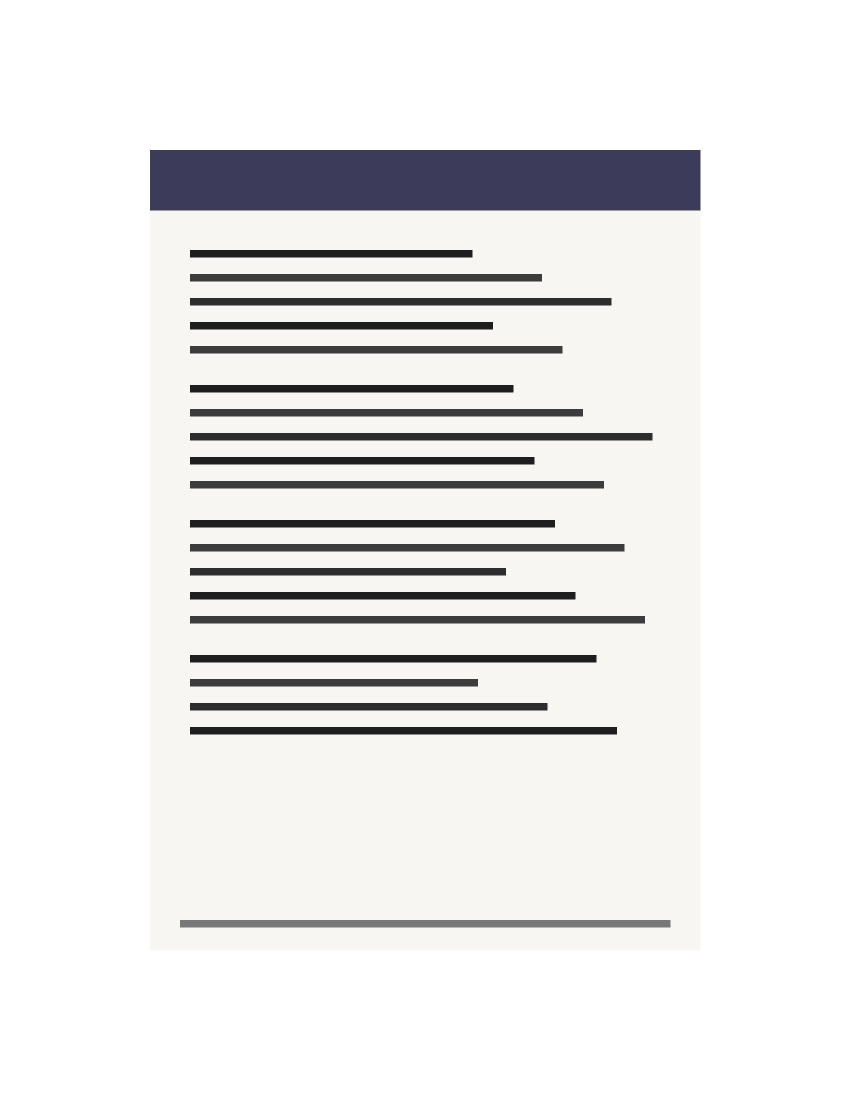
#> input picture testing/manual/01_auto_crop/scan_01.jpg, 1700 x 2200 px (shown at 1/2 size)
$ python crop_images.py
#> lines starting #> are read from the running program, lines starting #| are printed output that depends on the picture; after the words box and inside, x2 and y2 are one past the last pixel; in counts of white or black regions, pixels touching at a corner belong together
#> the answer given: ../../testing/manual/01_auto_crop
from PIL import Image
import cv2
import os
import shutil
from tkinter import Tk, filedialog

# Function to find large non-white object and save the cropped image
def find_large_non_white_object(input_path, output_folder, min_size=(50, 50), max_contours=100):
    # Read DPI metadata with Pillow
#> called with min_size = (50, 50), max_contours = 100
    pil_image = Image.open(input_path)
#> pil_image is the input picture: PIL image 1700x2200 RGB; mean R, G, B 232.5, 232.1, 231.7
    dpi = pil_image.info.get('dpi')
#> dpi = (200, 200)
    pil_image.close()

    image = cv2.imread(input_path)
    if image is None:
        raise ValueError("Image not found or path is incorrect")

    height, width = image.shape[:2]
#> height = 2200; width = 1700

    # Convert to grayscale
    gray_image = cv2.cvtColor(image, cv2.COLOR_BGR2GRAY)
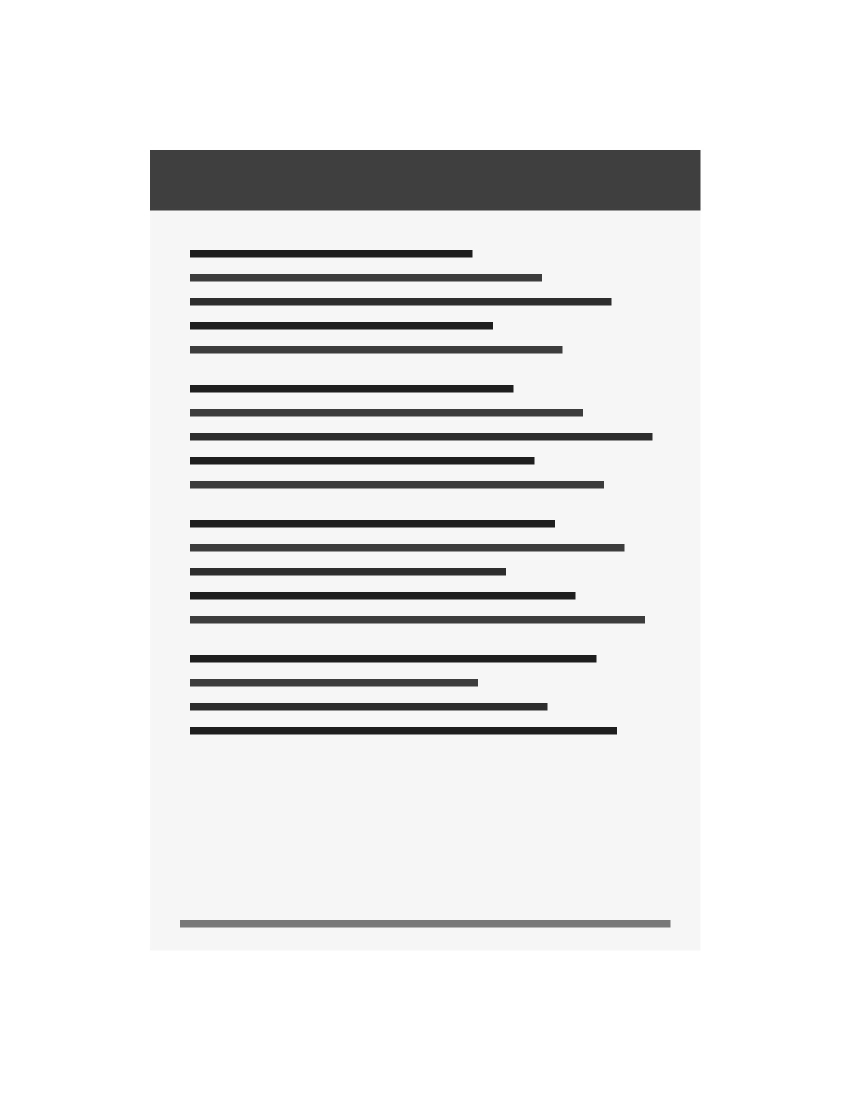
#> gray_image: shape (2200, 1700) (shown at 1/2 size); min 21, max 255, mean 232.3

    # Threshold to find non-white areas
    _, thresh_image = cv2.threshold(gray_image, 253, 255, cv2.THRESH_BINARY_INV)
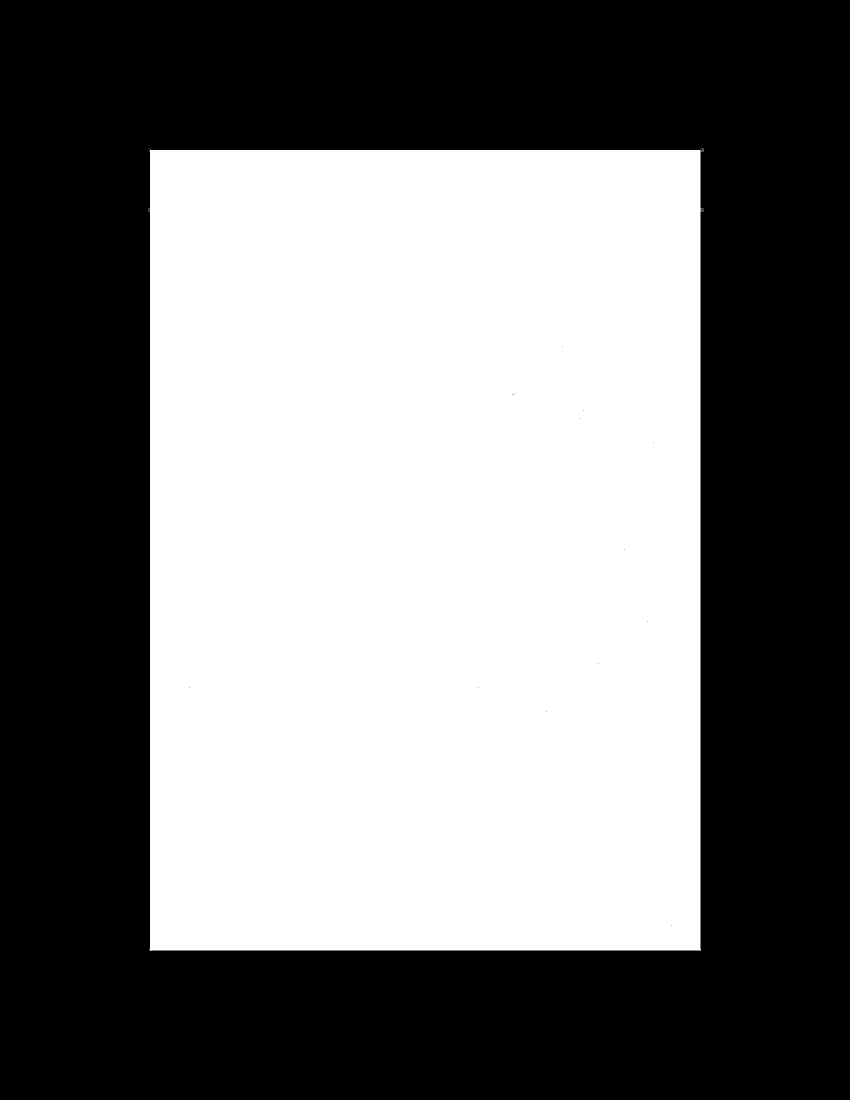
#> thresh_image: shape (2200, 1700) (shown at 1/2 size); 47.1% white; 18 white regions (17 under 20 px)

    # Find contours
    contours, _ = cv2.findContours(thresh_image, cv2.RETR_EXTERNAL, cv2.CHAIN_APPROX_SIMPLE)
#> contours = 18 contours, 17 with area under 20; largest, box (x1, y1, x2, y2) and area: (296, 299, 1404, 1902) 1760014

    # Filter and sort contours by area
    large_contours = [cnt for cnt in contours if cv2.contourArea(cnt) >= min_size[0] * min_size[1]]
#> large_contours = 1 contour; box (x1, y1, x2, y2) and area: (296, 299, 1404, 1902) 1760014
    large_contours = sorted(large_contours, key=cv2.contourArea, reverse=True)[:max_contours]

    os.makedirs(output_folder, exist_ok=True)

    if not contours:
        return None, "image appears blank or fully white — nothing to crop"

    if not large_contours:
        return None, f"something was found but it's too small to crop (minimum {min_size[0]}×{min_size[1]}px)"

    x, y, w, h = cv2.boundingRect(large_contours[0])
#> x = 296; y = 299; w = 1108; h = 1603

    # 2.5% of object size, clamped between 15px and 100px
    padding_x = max(15, min(100, int(0.025 * w)))
#> padding_x = 27
    padding_y = max(15, min(100, int(0.025 * h)))
#> padding_y = 40

    x_padded = max(x - padding_x, 0)
#> x_padded = 269
    y_padded = max(y - padding_y, 0)
#> y_padded = 259
    w_padded = min(w + 2 * padding_x, width - x_padded)
#> w_padded = 1162
    h_padded = min(h + 2 * padding_y, height - y_padded)
#> h_padded = 1683

    cropped_image = image[y_padded:y_padded + h_padded, x_padded:x_padded + w_padded]
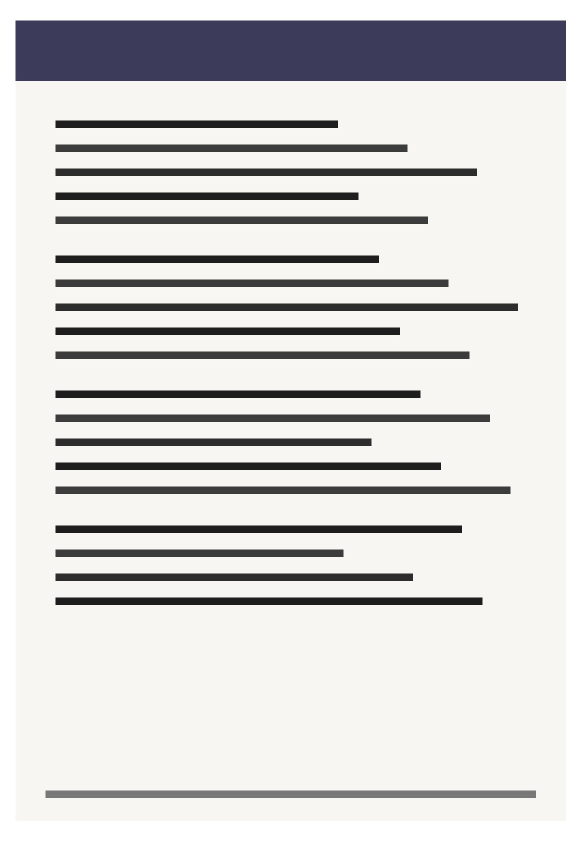
#> cropped_image: shape (1683, 1162, 3) (shown at 1/2 size); mean B, G, R 210.5, 211.3, 212.1

    cropped_save_path = os.path.join(output_folder, os.path.basename(input_path))

    pil_cropped_image = Image.fromarray(cv2.cvtColor(cropped_image, cv2.COLOR_BGR2RGB))
    if dpi:
        pil_cropped_image.save(cropped_save_path, dpi=dpi)
    else:
        pil_cropped_image.save(cropped_save_path)

    return cropped_save_path, None


# GUI for folder selection
def main():
    root = Tk()
    root.withdraw()
    folder_path = filedialog.askdirectory(title="Select a folder containing images")

    if not folder_path:
        print("Folder selection cancelled.")
        return

    output_folder = os.path.join(folder_path, 'cropped')
    error_folder = os.path.join(output_folder, 'errors')
    error_log_path = os.path.join(error_folder, 'errors.txt')

    image_files = [
        os.path.join(folder_path, f) for f in os.listdir(folder_path)
        if f.lower().endswith(('.tif', '.tiff', '.jpg', '.jpeg', '.png', '.bmp', '.gif'))
    ]

    if not image_files:
        print("No image files found in the selected folder.")
        return

    errors = []
    for image_file in image_files:
        try:
            result_path, reason = find_large_non_white_object(image_file, output_folder)
            if result_path:
                print(f"Saved: {result_path}")
            else:
                print(f"Skipped: {os.path.basename(image_file)} — {reason}")
        except Exception as e:
            msg = f"{os.path.basename(image_file)}: {e}"
            print(f"Error: {msg}")
            errors.append(msg)
            os.makedirs(error_folder, exist_ok=True)
            shutil.copy2(image_file, os.path.join(error_folder, os.path.basename(image_file)))
#> pass 2 of the loop in main, `for image_file in image_files:`:
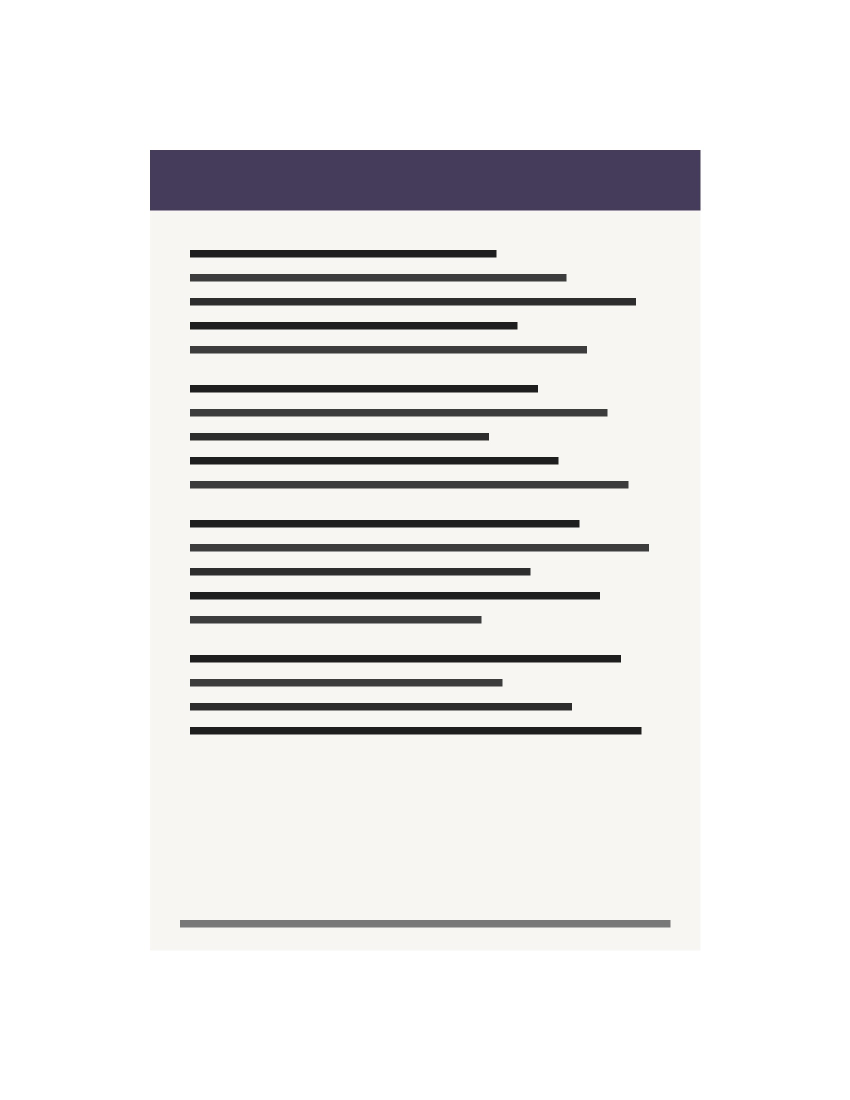
#> input picture testing/manual/01_auto_crop/scan_02.jpg, 1700 x 2200 px (shown at 1/2 size)
#> in find_large_non_white_object, pil_image is the input picture: PIL image 1700x2200 RGB; mean R, G, B 232.7, 232, 231.6
#> in find_large_non_white_object (call 2), `_, thresh_image = cv2.threshold(gray_image, 253, 255, cv2.THRESH_BINAR..`:
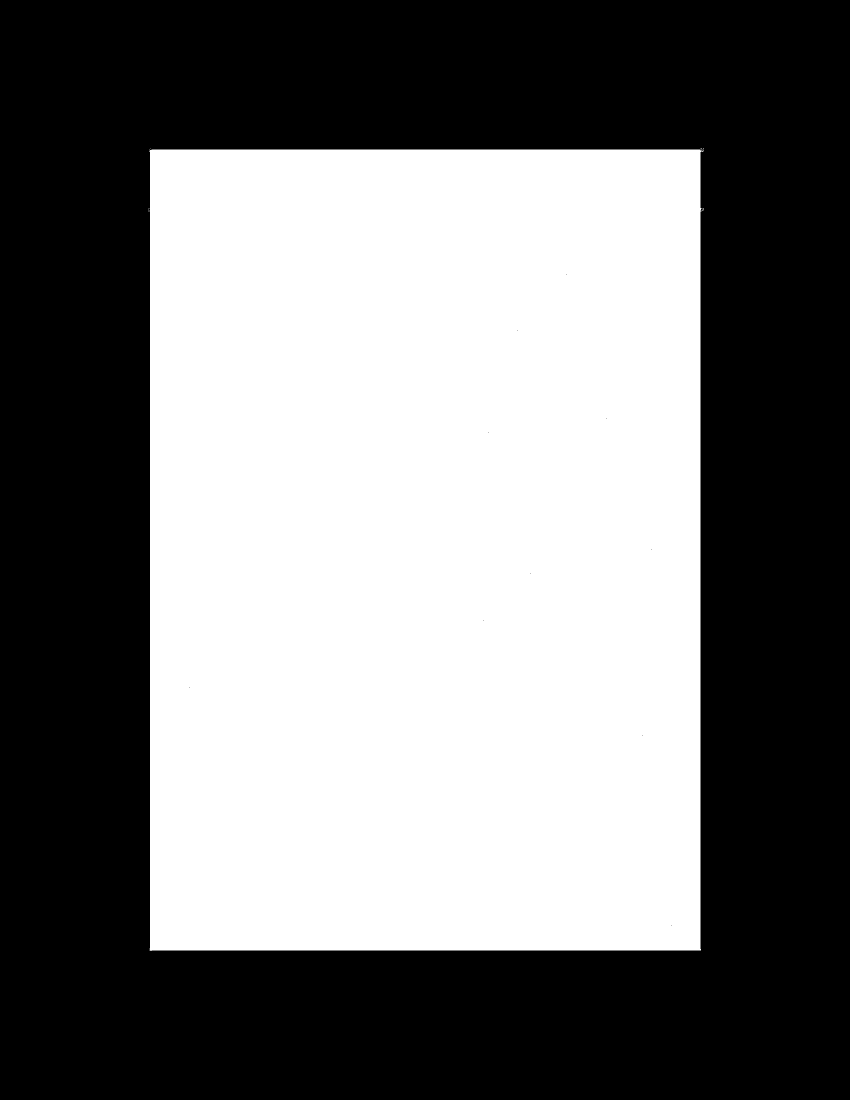
#> thresh_image: shape (2200, 1700) (shown at 1/2 size); 47.2% white; 16 white regions (15 under 20 px)
#> contours = 16 contours, 15 with area under 20; largest, box (x1, y1, x2, y2) and area: (298, 296, 1406, 1902) 1761120
#> large_contours = 1 contour; box (x1, y1, x2, y2) and area: (298, 296, 1406, 1902) 1761120
#> x = 298; y = 296; h = 1606
#> x_padded = 271
#> y_padded = 256
#> h_padded = 1686
#> in find_large_non_white_object (call 2), `cropped_image = image[y_padded:y_padded + h_padded, x_padded:x_padded ..`:
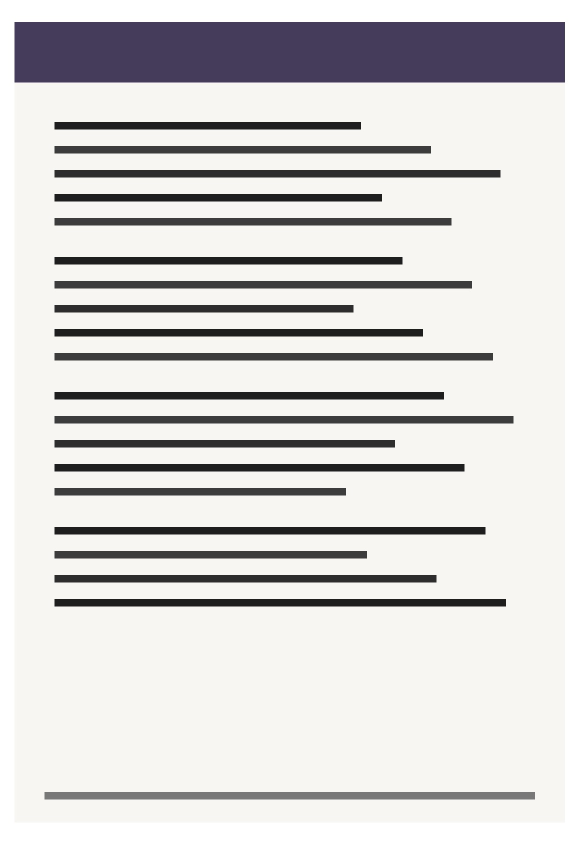
#> cropped_image: shape (1686, 1162, 3) (shown at 1/2 size); mean B, G, R 210.4, 211.1, 212.4
#> pil_cropped_image: PIL image 1162x1686 RGB

    if errors:
        with open(error_log_path, 'w') as f:
            f.write('\n'.join(errors))
        print(f"\n{len(errors)} error(s) logged to {error_log_path}")

if __name__ == "__main__":
    main()
